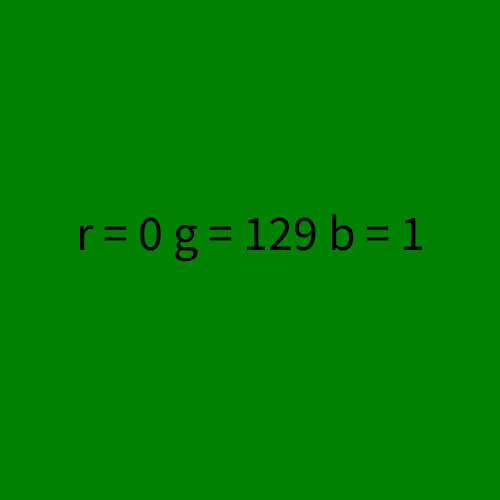
Frame 1 (no input)
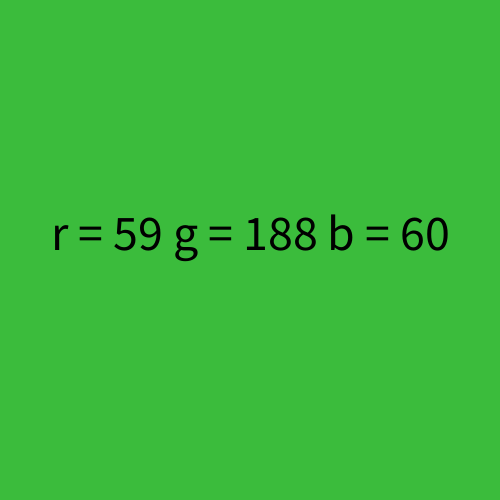
Frame 60 (the mouse pressed at the canvas centre just before this capture)
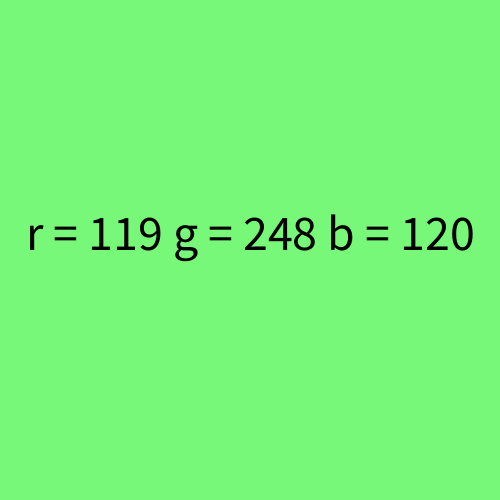
Frame 120 (the mouse held since frame 60 and released just before this capture)

The Processing sketch that drew these frames (run headless with seeded random() and noise(); from frame 60 on, the mouse is pressed at the canvas centre):

// Processing sketch: testing
// ── testing.pde
int r, g, b;

void setup() {
  size(500, 500);
  r = 255;
  g = 128;
  b = 0;
  background(r, g, b);
}

void draw() {
  r++;
  g++;
  b++;
  r = r % 256;
  g = g % 256;
  b = b % 256;
  background(r, g, b);

  fill(0);
  textAlign(CENTER);
  textSize(50);
  text("r = " + str(r) + " g = " + str(g) + " b = " + str(b), width/2, height/2);
}
